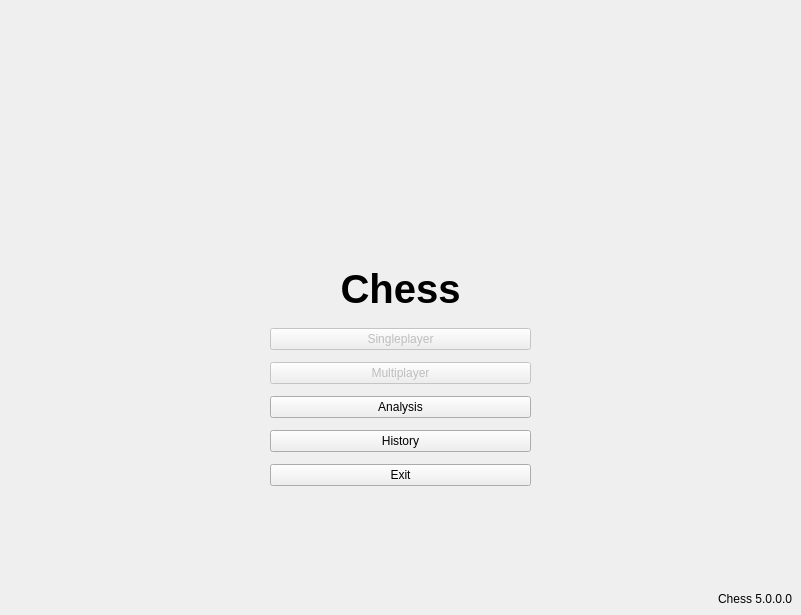
<?xml version="1.0" encoding="UTF-8"?>
<ui version="4.0">
 <class>MainMenu</class>
 <widget class="QMainWindow" name="MainMenu">
  <property name="geometry">
   <rect>
    <x>0</x>
    <y>0</y>
    <width>801</width>
    <height>615</height>
   </rect>
  </property>
  <property name="windowTitle">
   <string>Chess</string>
  </property>
  <widget class="QWidget" name="centralwidget">
   <layout class="QVBoxLayout" name="verticalLayout_2">
    <item>
     <widget class="QLabel" name="label">
      <property name="font">
       <font>
        <pointsize>30</pointsize>
        <bold>true</bold>
        <underline>false</underline>
        <strikeout>false</strikeout>
        <stylestrategy>PreferDefault</stylestrategy>
        <kerning>true</kerning>
       </font>
      </property>
      <property name="autoFillBackground">
       <bool>false</bool>
      </property>
      <property name="text">
       <string>Chess</string>
      </property>
      <property name="alignment">
       <set>Qt::AlignBottom|Qt::AlignHCenter</set>
      </property>
      <property name="wordWrap">
       <bool>false</bool>
      </property>
     </widget>
    </item>
    <item>
     <layout class="QHBoxLayout" name="horizontalLayout">
      <property name="spacing">
       <number>0</number>
      </property>
      <item>
       <spacer name="horizontalSpacer">
        <property name="orientation">
         <enum>Qt::Horizontal</enum>
        </property>
        <property name="sizeType">
         <enum>QSizePolicy::Expanding</enum>
        </property>
        <property name="sizeHint" stdset="0">
         <size>
          <width>40</width>
          <height>20</height>
         </size>
        </property>
       </spacer>
      </item>
      <item>
       <layout class="QVBoxLayout" name="verticalLayout">
        <property name="spacing">
         <number>12</number>
        </property>
        <property name="sizeConstraint">
         <enum>QLayout::SetDefaultConstraint</enum>
        </property>
        <property name="topMargin">
         <number>10</number>
        </property>
        <property name="bottomMargin">
         <number>100</number>
        </property>
        <item>
         <widget class="QPushButton" name="pushButton">
          <property name="enabled">
           <bool>false</bool>
          </property>
          <property name="sizePolicy">
           <sizepolicy hsizetype="Expanding" vsizetype="Fixed">
            <horstretch>0</horstretch>
            <verstretch>0</verstretch>
           </sizepolicy>
          </property>
          <property name="text">
           <string>Singleplayer</string>
          </property>
         </widget>
        </item>
        <item>
         <widget class="QPushButton" name="pushButton_2">
          <property name="enabled">
           <bool>false</bool>
          </property>
          <property name="sizePolicy">
           <sizepolicy hsizetype="Expanding" vsizetype="Fixed">
            <horstretch>0</horstretch>
            <verstretch>0</verstretch>
           </sizepolicy>
          </property>
          <property name="text">
           <string>Multiplayer</string>
          </property>
         </widget>
        </item>
        <item>
         <widget class="QPushButton" name="pushButton_3">
          <property name="sizePolicy">
           <sizepolicy hsizetype="Expanding" vsizetype="Fixed">
            <horstretch>0</horstretch>
            <verstretch>0</verstretch>
           </sizepolicy>
          </property>
          <property name="text">
           <string>Analysis</string>
          </property>
         </widget>
        </item>
        <item>
         <widget class="QPushButton" name="pushButton_5">
          <property name="sizePolicy">
           <sizepolicy hsizetype="Expanding" vsizetype="Fixed">
            <horstretch>0</horstretch>
            <verstretch>0</verstretch>
           </sizepolicy>
          </property>
          <property name="text">
           <string>History</string>
          </property>
         </widget>
        </item>
        <item>
         <widget class="QPushButton" name="pushButton_4">
          <property name="enabled">
           <bool>true</bool>
          </property>
          <property name="sizePolicy">
           <sizepolicy hsizetype="Expanding" vsizetype="Fixed">
            <horstretch>0</horstretch>
            <verstretch>0</verstretch>
           </sizepolicy>
          </property>
          <property name="text">
           <string>Exit</string>
          </property>
         </widget>
        </item>
       </layout>
      </item>
      <item>
       <spacer name="horizontalSpacer_2">
        <property name="orientation">
         <enum>Qt::Horizontal</enum>
        </property>
        <property name="sizeType">
         <enum>QSizePolicy::Expanding</enum>
        </property>
        <property name="sizeHint" stdset="0">
         <size>
          <width>40</width>
          <height>20</height>
         </size>
        </property>
       </spacer>
      </item>
     </layout>
    </item>
    <item>
     <widget class="QLabel" name="label_2">
      <property name="sizePolicy">
       <sizepolicy hsizetype="Preferred" vsizetype="Maximum">
        <horstretch>0</horstretch>
        <verstretch>0</verstretch>
       </sizepolicy>
      </property>
      <property name="text">
       <string>Chess 5.0.0.0</string>
      </property>
      <property name="alignment">
       <set>Qt::AlignRight|Qt::AlignTrailing|Qt::AlignVCenter</set>
      </property>
     </widget>
    </item>
   </layout>
  </widget>
 </widget>
 <resources/>
 <connections/>
</ui>
